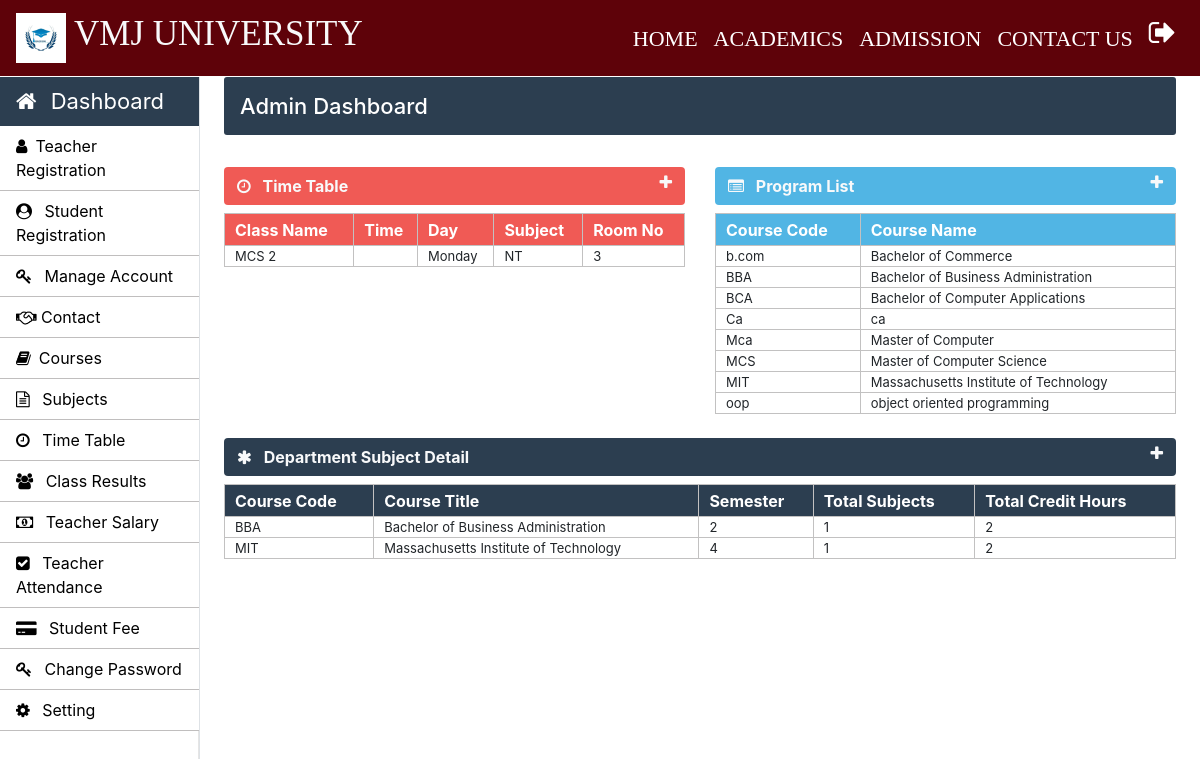
The page /admin/admin-index.php (signed in) on the database its author committed.
### tables this page shows
CREATE TABLE IF NOT EXISTS `time_table` (
  `id` int NOT NULL AUTO_INCREMENT,
  `course_code` varchar(10) NOT NULL,
  `semester` int NOT NULL,
  `timing_from` varchar(10) NOT NULL,
  `timing_to` varchar(10) NOT NULL,
  `day` varchar(20) NOT NULL,
  `subject_code` varchar(20) NOT NULL,
  `room_no` int NOT NULL,
  PRIMARY KEY (`id`)
);

CREATE TABLE IF NOT EXISTS `weekdays` (
  `day_id` int NOT NULL AUTO_INCREMENT,
  `day_name` varchar(15) NOT NULL,
  PRIMARY KEY (`day_id`)
);

CREATE TABLE IF NOT EXISTS `courses` (
  `course_code` varchar(10) NOT NULL,
  `course_name` varchar(50) NOT NULL,
  `semester_or_year` varchar(10) NOT NULL,
  `no_of_year` int NOT NULL,
  PRIMARY KEY (`course_code`)
);

### admin/admin-index.php (the view, shortened to what this page needs)
	<?php include('../common/common-header.php') ?>
	<?php include('../common/admin-sidebar.php') ?>
		<main role="main" class="col-xl-10 col-lg-9 col-md-8 ml-sm-auto px-md-4 mb-2 w-100 page-content-index">
			<div class="flex-wrap flex-md-no-wrap pt-3 pb-2 mb-3 text-white admin-dashboard pl-3">
				<h4>Admin Dashboard </h4>
			</div>
			<div class="row">
				<div class=" col-lg-6 col-md-12 col-sm-12 ">
					<div>
						<section class="mt-3">
							<div class="btn btn-block table-one text-light d-flex">
								<span class="font-weight-bold"><i class="fa fa-clock-o mr-2" aria-hidden="true"></i> Time Table</span>
								<a href="" class="ml-auto" data-toggle="collapse" data-target="#collapseOne"><i class="fa fa-plus text-light" aria-hidden="true"></i></a>
							</div>
							<div class="collapse show mt-2" id="collapseOne">
								<table class="w-100 table-elements table-one-tr"cellpadding="2">
									<tr class="pt-5 table-one text-white" style="height: 32px;">
										<th>Class Name</th>
										<th>Time</th>
										<th>Day</th>
										<th>Subject</th>
										<th>Room No</th>
									</tr>
									<?php
										$query="select * from time_table tt inner join weekdays wd on tt.day=wd.day_id";
										$run=mysqli_query($con,$query);
										while($row=mysqli_fetch_array($run)) {
											echo "<tr>";
											echo "<td>".$row["course_code"]." ".$row["semester"]."</td>";
											echo "<td>".$row["timing_from"]."<br>".$row["timing_to"]."</td>";
											echo "<td>".$row["day_name"]."</td>";
											echo "<td>".$row["subject_code"]."</td>";
											echo "<td>".$row["room_no"]."</td>";
											echo "</tr>";
										}
									?>
								</table>
							</div>
						</section>
					</div>
				</div>
				<div class=" col-lg-6 col-md-12 col-sm-12">
					<div>
						<section class="mt-3">
							<div class="btn btn-block table-two text-light d-flex">
								<span class="font-weight-bold"><i class="fa fa-list-alt mr-2" aria-hidden="true"></i> Program List</span>
								<a href="" class="ml-auto" data-toggle="collapse" data-target="#collapsetwo"><i class="fa fa-plus text-light" aria-hidden="true"></i></a>
							</div>
							<div class="collapse show mt-2" id="collapsetwo">
								<table class="w-100 table-elements table-two-tr"cellpadding="2">
									<tr class="pt-5 table-two text-white" style="height: 32px;">
										<th>Course Code</th>
										<th>Course Name</th>
									</tr>
									<?php
										$query="select course_name,course_code from courses";
										$run=mysqli_query($con,$query);
										while($row=mysqli_fetch_array($run)) { ?>
											<tr>
												<td><?php echo $row['course_code'] ?></td>
												<td><?php echo $row['course_name'] ?></td>
											</tr>
										<?php }
									?>
								</table>
							</div>
						</section>
					</div>
				</div>
				<div class="col-md-12">
					<div>
						<section class="mt-4">
							<div class="btn btn-block table-three text-light d-flex">
								<span class="font-weight-bold"><i class="fa fa-asterisk mr-2" aria-hidden="true"></i> Department Subject Detail</span>
								<a href="" class="ml-auto" data-toggle="collapse" data-target="#collapsethree"><i class="fa fa-plus text-light" aria-hidden="true"></i></a>
							</div>
							<div class="collapse show mt-2" id="collapsethree">
								<table class="w-100 table-elements table-three-tr"cellpadding="2">
									<tr class="pt-5 table-three text-white" style="height: 32px;">
										<th>Course Code</th>
										<th>Course Title</th>
										<th>Semester</th>
										<th>Total Subjects</th>
										<th>Total Credit Hours</th>
									</tr>
									<?php
										$query="select course_code,course_name,semester,count(subject_code) as subject_code,sum(credit_hours) as credit_hours from course_subjects join courses using(course_code) group by course_code, semester";
										$run=mysqli_query($con,$query);
										while($row=mysqli_fetch_array($run)) {
											echo "<tr>";
											echo "<td>".$row["course_code"]."</td>";
											echo "<td>".$row["course_name"]."</td>";
											echo "<td>".$row["semester"]."</td>";
											echo "<td>".$row["subject_code"]."</td>";
											echo "<td>".$row["credit_hours"]."</td>";
											echo "</tr>";
										}
									?>
								</table>
							</div>
						</section>
					</div>
				</div>
			</div>
		</main>
	</body>
</html>

### css/style.css (style rules this page uses)
h4 { font-size: 22px; }
.admin-dashboard { margin-top: 1px !important; background: #2c3e50 !important; border-radius: 3px; }
.table-elements tr, td, th { font-size: 13px; border: 1px solid rgb(194, 193, 193); padding-left: 10px !important; }
.table-one { background: #eb1811b6; }
.table-two { background: #51b5e4; }
.table-three { background: #2c3e50 !important; }
.table-font-for-transcript td, th { font-size: 16px !important; }

### rows shown on the page
time_table: course_code "MCS", semester "2", weekdays.day_name "Monday", subject_code "NT", room_no "3"
courses: course_code "b.com", course_name "Bachelor of Commerce"
courses: course_code "BBA", course_name "Bachelor of Business Administration"
courses: course_code "BCA", course_name "Bachelor of Computer Applications"
courses: course_code "Ca", course_name "ca"
courses: course_code "Mca", course_name "Master of Computer"
courses: course_code "MCS", course_name "Master of Computer Science"
courses: course_code "MIT", course_name "Massachusetts Institute of Technology"
courses: course_code "oop", course_name "object oriented programming"

### other values the page prints
getUniversityName('University_name') "VMJ UNIVERSITY"
$row["course_code"] "BBA"
$row["course_name"] "Bachelor of Business Administration"
$row["semester"] "2"
$row["subject_code"] "1"
$row["credit_hours"] "2"
$row["course_code"] "MIT"
$row["course_name"] "Massachusetts Institute of Technology"
$row["semester"] "4"
